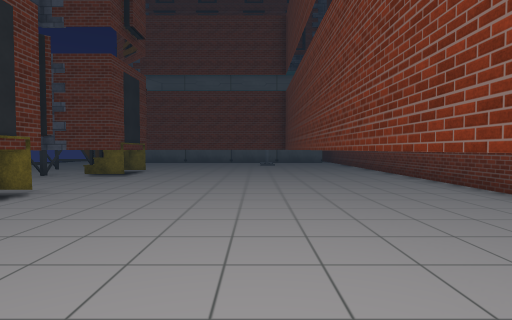
[1] (above)

18 first-person views from a walk through a scene from a Unity 3-D project. The camera is 1.5 m above the floor, tilts 2° down and sees 80° across. Doors are open. The floor is counted in squares, 2 m on a side. Each view is taken from the middle of a square. On the plan, view 1 faces up. The plan holds only what a view shows up to about 10 squares ahead; the rest is blank. The place goes on beyond the plan. The player character is not drawn. Some surface patterns are stand-ins.

[2]
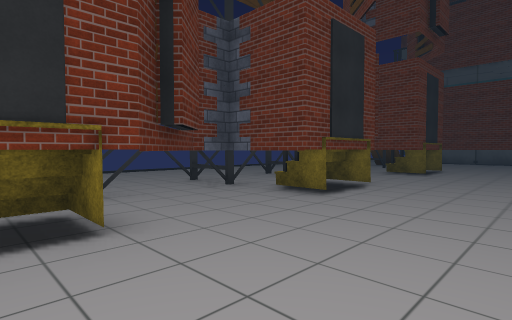

[3]
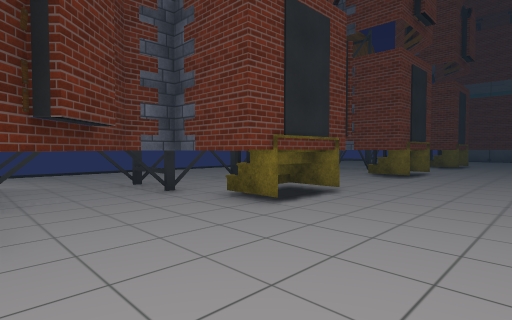

[4]
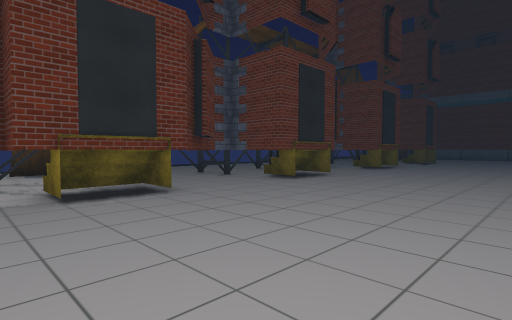

[5]
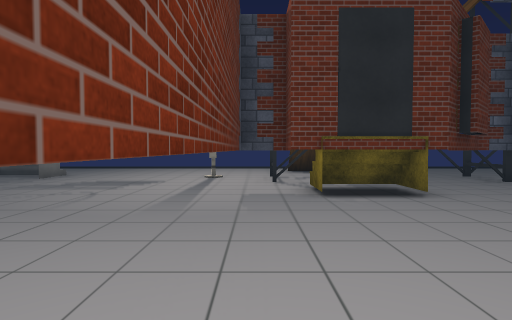

[6]
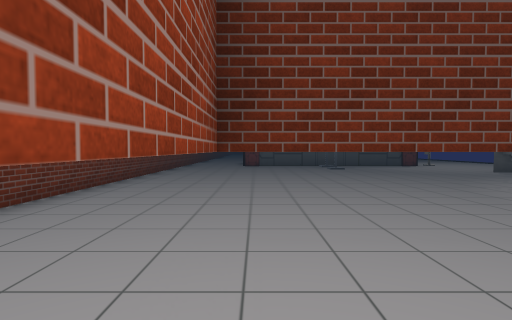

[7]
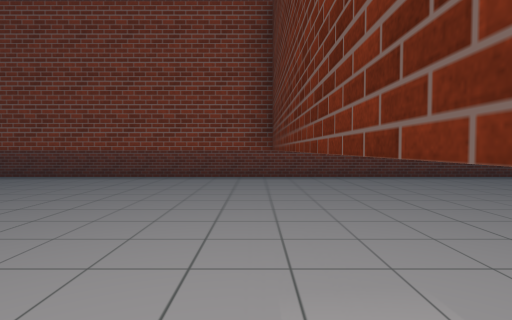

[8]
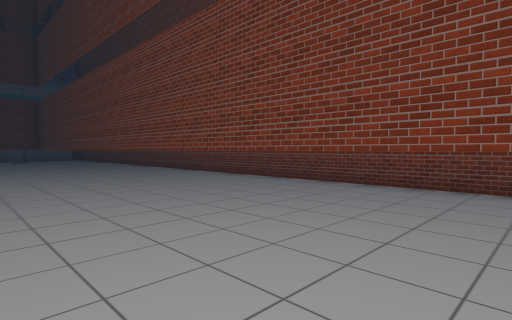

[9]
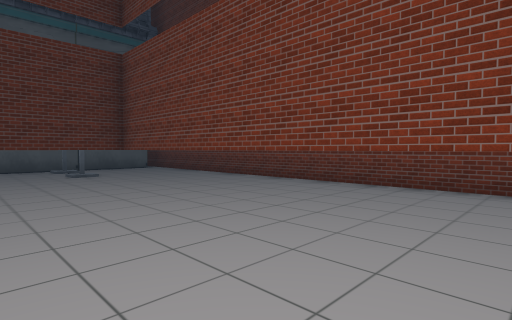

[10]
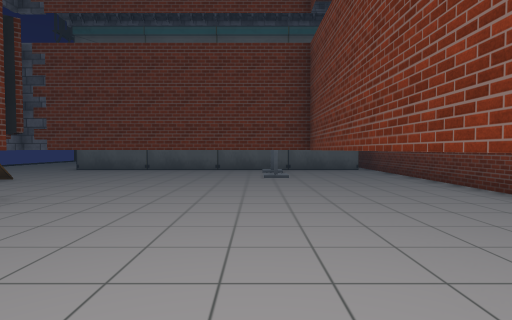

[11]
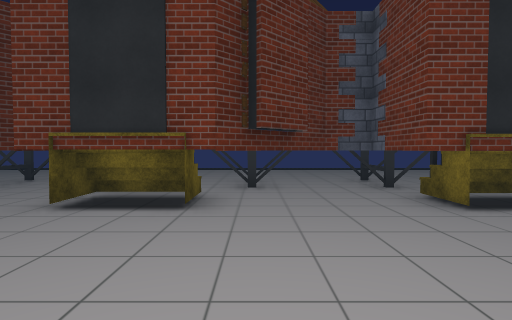

[12]
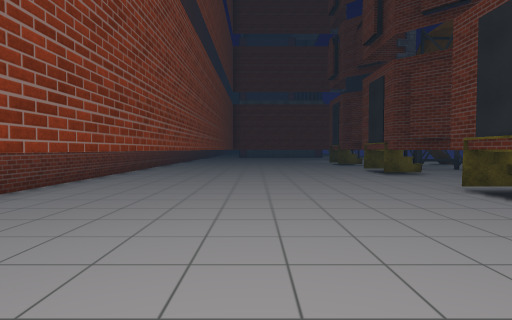

[13]
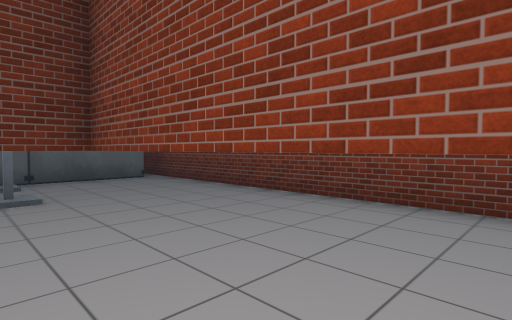

[14]
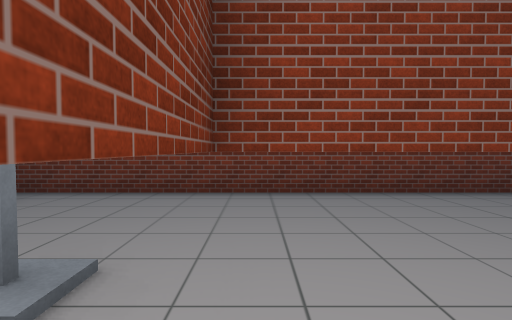

[15]
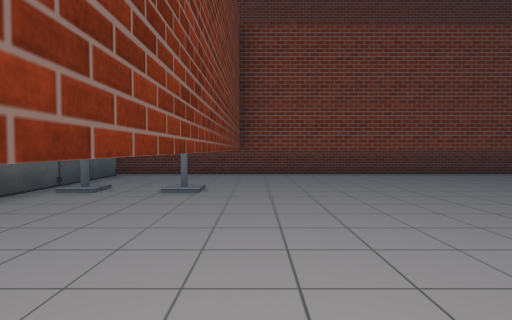

[16]
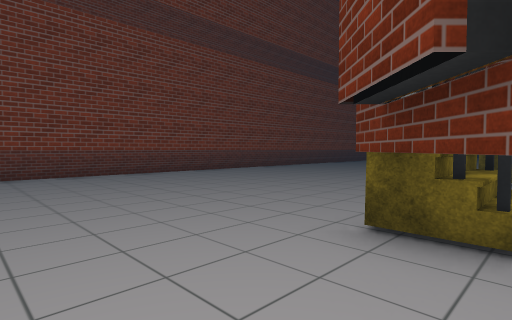

[17]
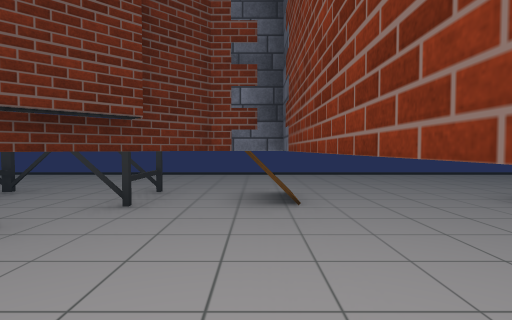

[18]
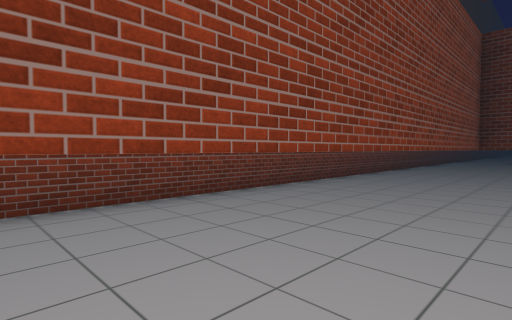

### Floor plan
Key: @ floor where view 1 was taken; # wall or solid block; x gap in a wall; . floor; T thing the floor can be seen under or through; O other object.
Columns run from 7 left of view 1 to 4 right of it. Each row starts with its distance up from view 1.
 16         O  #
 15 ...........#
 14 ..TTTTTTO..#
 13 ##.......T.#
 12  ##......T.#
 11  ###.....T.#
 10   ##.....T.#
  9  ###.....T.#
  8  #.......T.#
  7  #.......T.#
  6  ##......T.#
  5  ###.....T.#
  4   ##.....T.#
  3  ###.....T.#
  2  #.......T.#
  1  ##......T.#
  0  ###...@.T.#
 -1    #.....T.#
 -2  ###.....T.#
 -3  #.......T.#
 -4  ##......T.#
 -5  ###.....T.#
 -6    #.....T.#
 -7   ##.....T.#
 -8 ###......x.#
 -9 #..#####x..#
-10 ...........#
-11            #

Where each view was taken, in squares from view 1:
view 1: 0 up, 0 right, facing up
view 2: 1 down, 1 left, facing up-left
view 3: 5 down, 1 left, facing up-left
view 4: 8 down, 1 right, facing up-left
view 5: 8 down, 1 right, facing left
view 6: 6 down, 1 right, facing down
view 7: 8 down, 4 left, facing right
view 8: 6 down, 2 left, facing up-right
view 9: 5 up, 2 left, facing up-right
view 10: 6 up, 0 right, facing up
view 11: 6 up, 0 right, facing left
view 12: 9 up, 0 right, facing down
view 13: 9 up, 0 right, facing up-right
view 14: 13 up, 1 left, facing right
view 15: 13 up, 5 left, facing right
view 16: 13 up, 5 left, facing down-right
view 17: 13 up, 2 left, facing left
view 18: 0 up, 0 right, facing down-right
